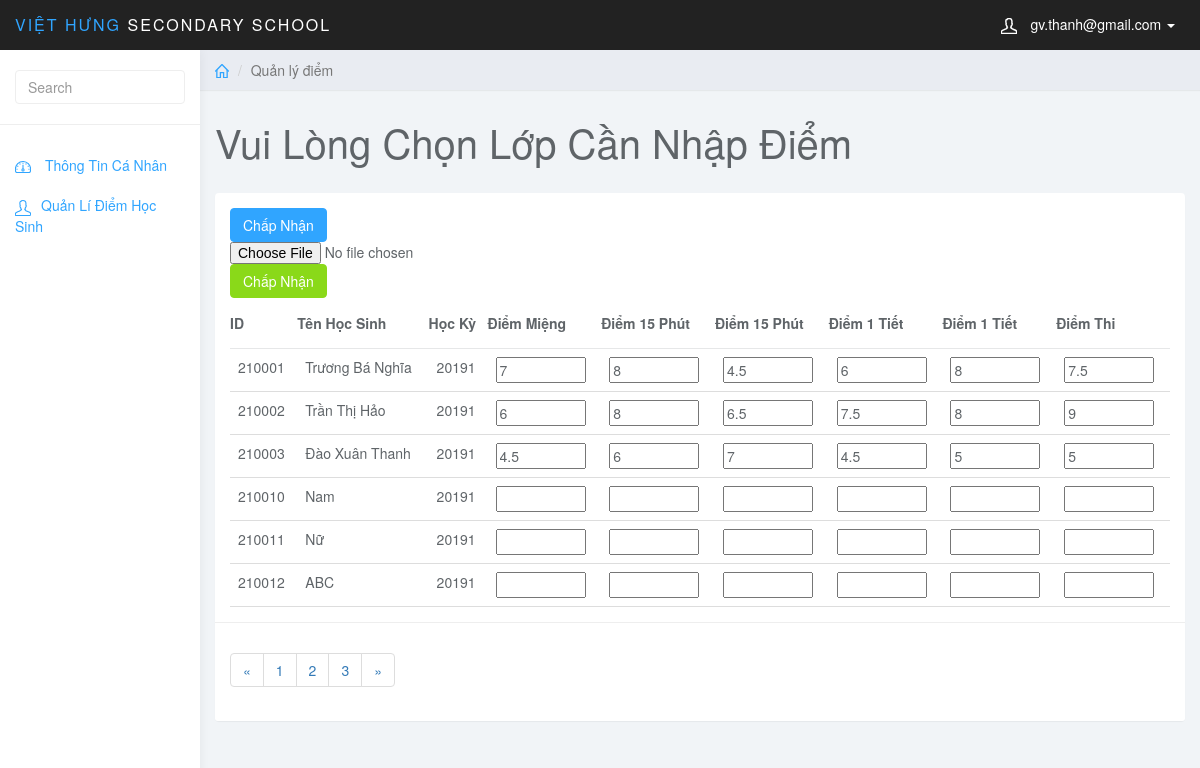
The page /admin/index.php?page_gv=add_points&MaHocKy=20191&MaMonHoc=GD&MaLopHoc=1 (signed in) on the database as committed earlier.
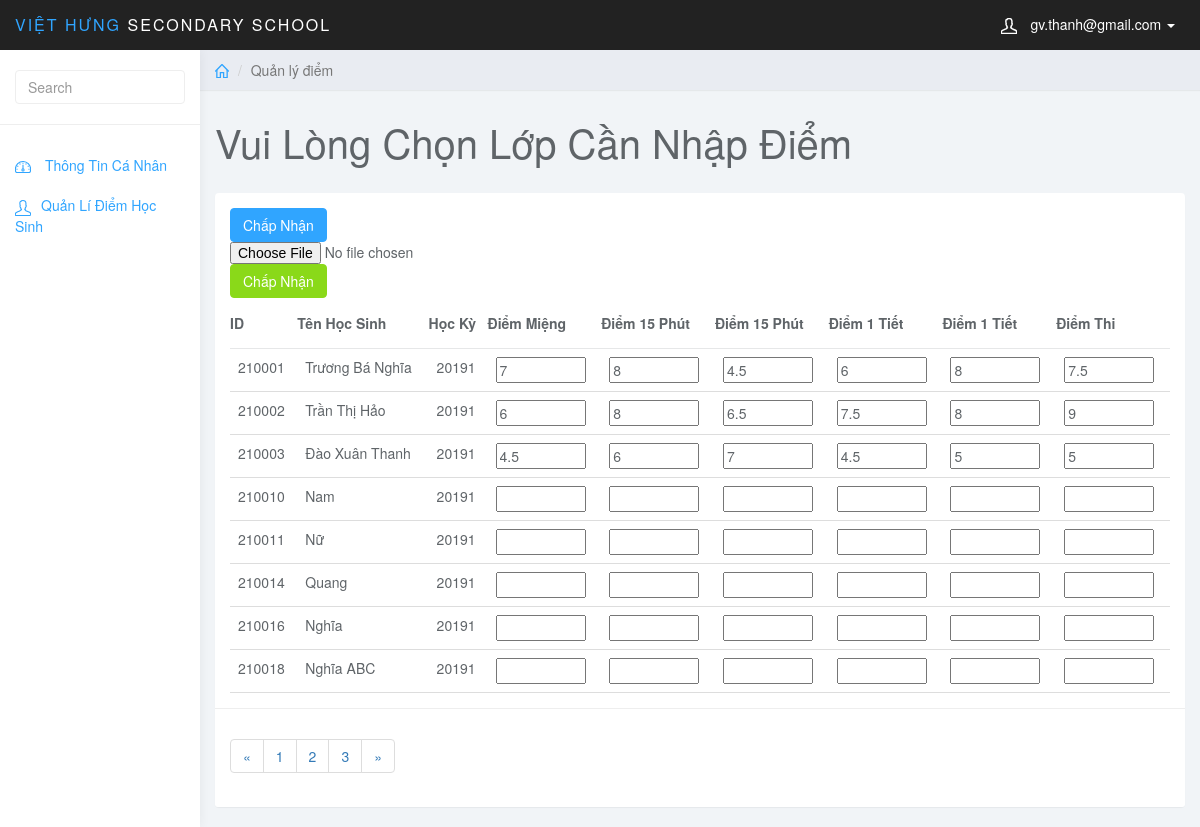
The same page on the database as committed later.
### tables this page shows
CREATE TABLE `diem` (
  `MaDiem` int(6) NOT NULL AUTO_INCREMENT,
  `MaHocKy` varchar(5) NOT NULL,
  `MaMonHoc` varchar(5) NOT NULL,
  `MaHS` int(6) NOT NULL,
  `MaLopHoc` varchar(10) NOT NULL,
  `DiemMieng` varchar(5) NOT NULL,
  `Diem15Phut1` varchar(5) NOT NULL,
  `Diem15Phut2` varchar(5) NOT NULL,
  `Diem1Tiet1` varchar(5) NOT NULL,
  `Diem1Tiet2` varchar(5) NOT NULL,
  `DiemThi` varchar(5) NOT NULL,
  `DiemTB` float NOT NULL,
  PRIMARY KEY (`MaDiem`),
  KEY `fk_diem_mahk` (`MaHocKy`),
  KEY `fk_diem_monhoc` (`MaMonHoc`),
  KEY `fk_diem_hocsinh` (`MaHS`),
  KEY `MaLopHoc` (`MaLopHoc`),
  CONSTRAINT `diem_ibfk_1` FOREIGN KEY (`MaLopHoc`) REFERENCES `lophoc` (`MaLopHoc`),
  CONSTRAINT `fk_diem_hocsinh` FOREIGN KEY (`MaHS`) REFERENCES `hocsinh` (`MaHS`),
  CONSTRAINT `fk_diem_mahk` FOREIGN KEY (`MaHocKy`) REFERENCES `hocky` (`MaHocKy`),
  CONSTRAINT `fk_diem_monhoc` FOREIGN KEY (`MaMonHoc`) REFERENCES `monhoc` (`MaMonHoc`)
);

CREATE TABLE `hocsinh` (
  `MaHS` int(6) NOT NULL,
  `MaLopHoc` varchar(10) NOT NULL,
  `TenHS` varchar(50) NOT NULL,
  `GioiTinh` varchar(5) NOT NULL,
  `NgaySinh` date NOT NULL,
  `NoiSinh` varchar(50) NOT NULL,
  `DanToc` varchar(10) NOT NULL,
  `HoTenCha` varchar(50) NOT NULL,
  `HoTenMe` varchar(50) NOT NULL,
  PRIMARY KEY (`MaHS`),
  KEY `fk_hs_lh` (`MaLopHoc`),
  CONSTRAINT `fk_hs_lh` FOREIGN KEY (`MaLopHoc`) REFERENCES `lophoc` (`MaLopHoc`)
);

### teacher/add_points.php (the view, shortened to what this page needs)
<?php
	$id_hocky = $_GET['MaHocKy'];
	$id_monhoc = $_GET['MaMonHoc'];
	$id_lophoc = $_GET['MaLopHoc'];
?>
<div class="col-sm-9 col-sm-offset-3 col-lg-10 col-lg-offset-2 main">
		<div class="row">
			<ol class="breadcrumb">
				<li><a href="#"><svg class="glyph stroked home"><use xlink:href="#stroked-home"></use></svg></a></li>
				<li class="active">Quản lý điểm</li>
			</ol>
		</div>
		<div class="row">
			<div class="col-lg-12">
				<h1 class="page-header">Vui Lòng Chọn Lớp Cần Nhập Điểm</h1>
			</div>
		</div>
		<div class="row">
			<div class="col-md-12">
					<div class="panel panel-default">
							<div class="panel-body">
								<table class="table">
									<thead>
									<tr>
										<th data-field="id" data-sortable="true">ID</th>
										<th>Tên Học Sinh</th>
                                        <th>Học Kỳ</th>
                                        <th>Điểm Miệng</th>
                                        <th>Điểm 15 Phút</th>
                                        <th>Điểm 15 Phút</th>
                                        <th>Điểm 1 Tiết</th>
                                        <th>Điểm 1 Tiết</th>
                                        <th>Điểm Thi</th>
									</tr>
									</thead>
									<tbody>
										<?php
											$sql_hs = "SELECT * FROM hocsinh JOIN diem ON hocsinh.MaHS = diem.MaHS WHERE hocsinh.MaLopHoc = '$id_lophoc' AND diem.MaMonHoc = '$id_monhoc' AND diem.MaHocKy = '$id_hocky'";
											$query_hs = mysqli_query($conn,$sql_hs);
										?>
                                    <form method="POST" role="form">
										<?php
											for($i=1;$i<=$row_hs=mysqli_fetch_assoc($query_hs);$i++) {
										?>
										<tr>
											<td><input type="text" name="MaHS<?php echo $i ?>" value="<?php echo $row_hs['MaHS'] ?>" hidden><?php echo $row_hs['MaHS'] ?></td>
                                            <td><?php echo $row_hs['TenHS'] ?></td>
											<td><?php echo $id_hocky ?></td>
                                            <td><input style="width:90px" <?php if(!empty($row_hs['DiemMieng'])){ echo 'readonly';} ?> type="text" maxlength="3" name="diem_mieng<?php echo $i ?>" value="<?php echo $row_hs['DiemMieng'] ?>"></td>
                                            <td><input style="width:90px" <?php if(!empty($row_hs['Diem15Phut1'])){ echo 'readonly';} ?> type="text" maxlength="3" name="diem_15p1<?php echo $i ?>" value="<?php echo $row_hs['Diem15Phut1'] ?>"></td>
                                            <td><input style="width:90px" <?php if(!empty($row_hs['Diem15Phut2'])){ echo 'readonly';} ?> type="text" maxlength="3" name="diem_15p2<?php echo $i ?>" value="<?php echo $row_hs['Diem15Phut2'] ?>"></td>
                                            <td><input style="width:90px" <?php if(!empty($row_hs['Diem1Tiet1'])){ echo 'readonly';} ?> type="text" maxlength="3" name="diem_1tiet1<?php echo $i ?>" value="<?php echo $row_hs['Diem1Tiet1'] ?>"></td>
                                            <td><input style="width:90px" <?php if(!empty($row_hs['Diem1Tiet2'])){ echo 'readonly';} ?> type="text" maxlength="3" name="diem_1tiet2<?php echo $i ?>" value="<?php echo $row_hs['Diem1Tiet2'] ?>"></td>
											<td><input style="width:90px" <?php if(!empty($row_hs['DiemThi'])){ echo 'readonly';} ?> type="text" maxlength="3" name="diem_thi<?php echo $i ?>" value="<?php echo $row_hs['DiemThi'] ?>"></td>
										</tr>
											<?php } ?>
										<button type="submit" name="sbm" class="btn btn-primary">Chấp Nhận</button>
									</form>
									<form method="post" action="../teacher/excel_gv_nhap.php" enctype="multipart/form-data">
													<input type="file" name="file">
													<button type="submit" name="btnImport" class="btn btn-success">Chấp Nhận</button>
											</form>
									</tbody>
								</table>
							</div>
							<div class="panel-footer">
								<nav aria-label="Page navigation example">
									<ul class="pagination">
										<li class="page-item"><a class="page-link" href="#">&laquo;</a></li>
										<li class="page-item"><a class="page-link" href="#">1</a></li>
										<li class="page-item"><a class="page-link" href="#">2</a></li>
										<li class="page-item"><a class="page-link" href="#">3</a></li>
										<li class="page-item"><a class="page-link" href="#">&raquo;</a></li>
									</ul>
								</nav>
							</div>
						</div>
			</div>
		</div>
    </div>

Rows that differ between the two databases and show on the page:
removed diem: MaHS "210012", MaHS.TenHS "ABC"
added diem: MaHS "210014", MaHS.TenHS "Quang"
added diem: MaHS "210016", MaHS.TenHS "Nghĩa"
added diem: MaHS "210018", MaHS.TenHS "Nghĩa ABC"
